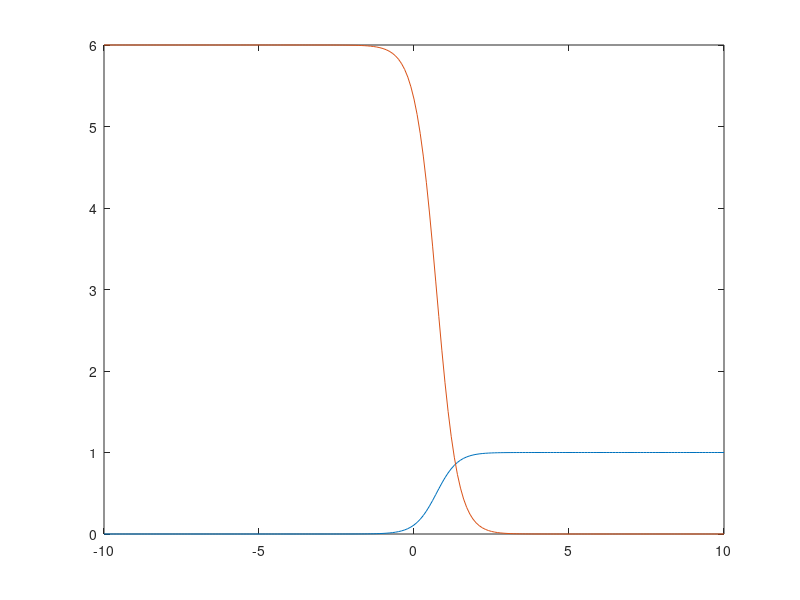

Recreate this plot in MATLAB.
w1=[-3.9847 -3.5549 -1.2401 -0.9780 -0.7932 -2.8531 -2.7605 -3.7287 -3.5414 -2.2692 -3.4549 -3.0752 -3.9934 -0.9780 -1.5799 -1.4885 -0.7431 -0.4221 -1.1186 -2.3462 -1.0826 -3.4196 -1.3193 -0.8367 -0.6579 -2.9683];
w2=[2.8792 0.7932 1.1882 3.0682 4.2532 0.3271 0.9846 2.7648 2.6588];
miu1=mean(w1);
sigma1=std(w1,1);
miu2=mean(w2);
sigma2=std(w2,1);
x1=-10:0.1:10;

for i=1:201
p2(i)=6*normpdf(x1(i),miu1,sigma1)*0.9/(normpdf(x1(i),miu1,sigma1)*0.9+normpdf(x1(i),miu2,sigma2)*0.1);
p1(i)=normpdf(x1(i),miu2,sigma2)*0.1/(normpdf(x1(i),miu1,sigma1)*0.9+normpdf(x1(i),miu2,sigma2)*0.1);
end
plot(x1,p1);
hold on;
plot(x1,p2);


